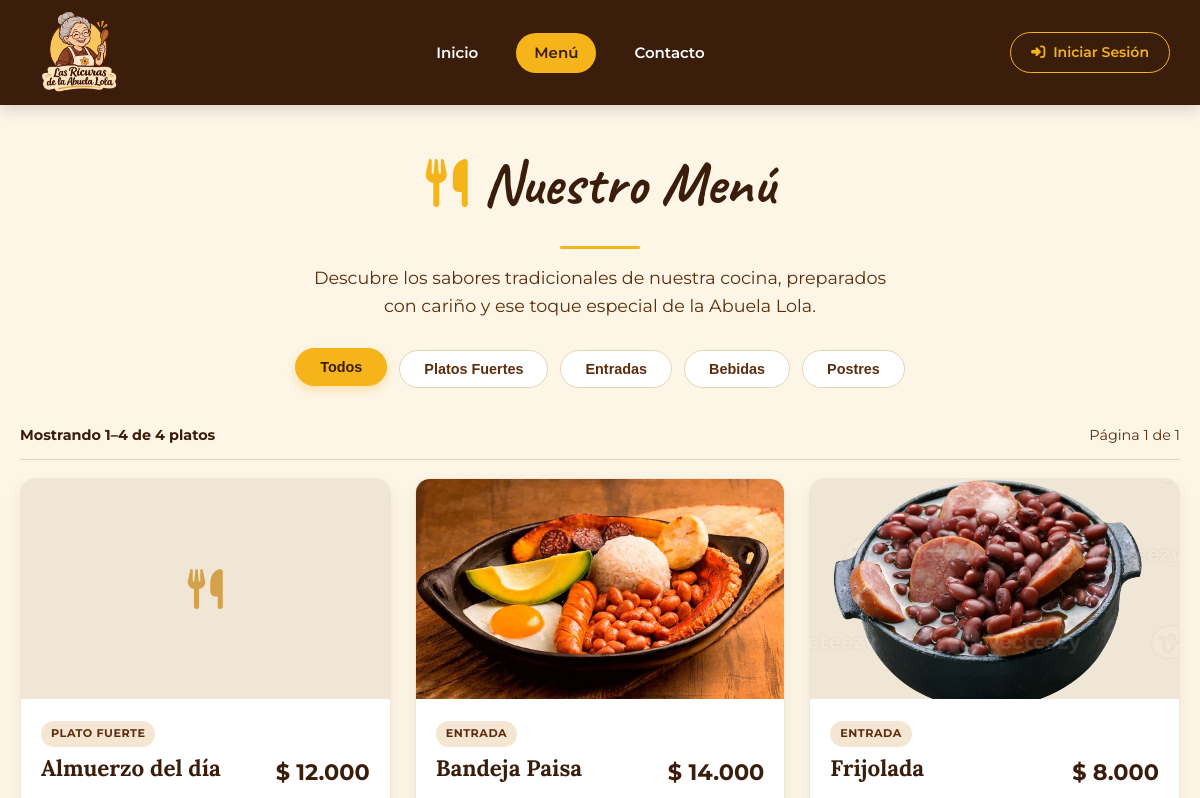
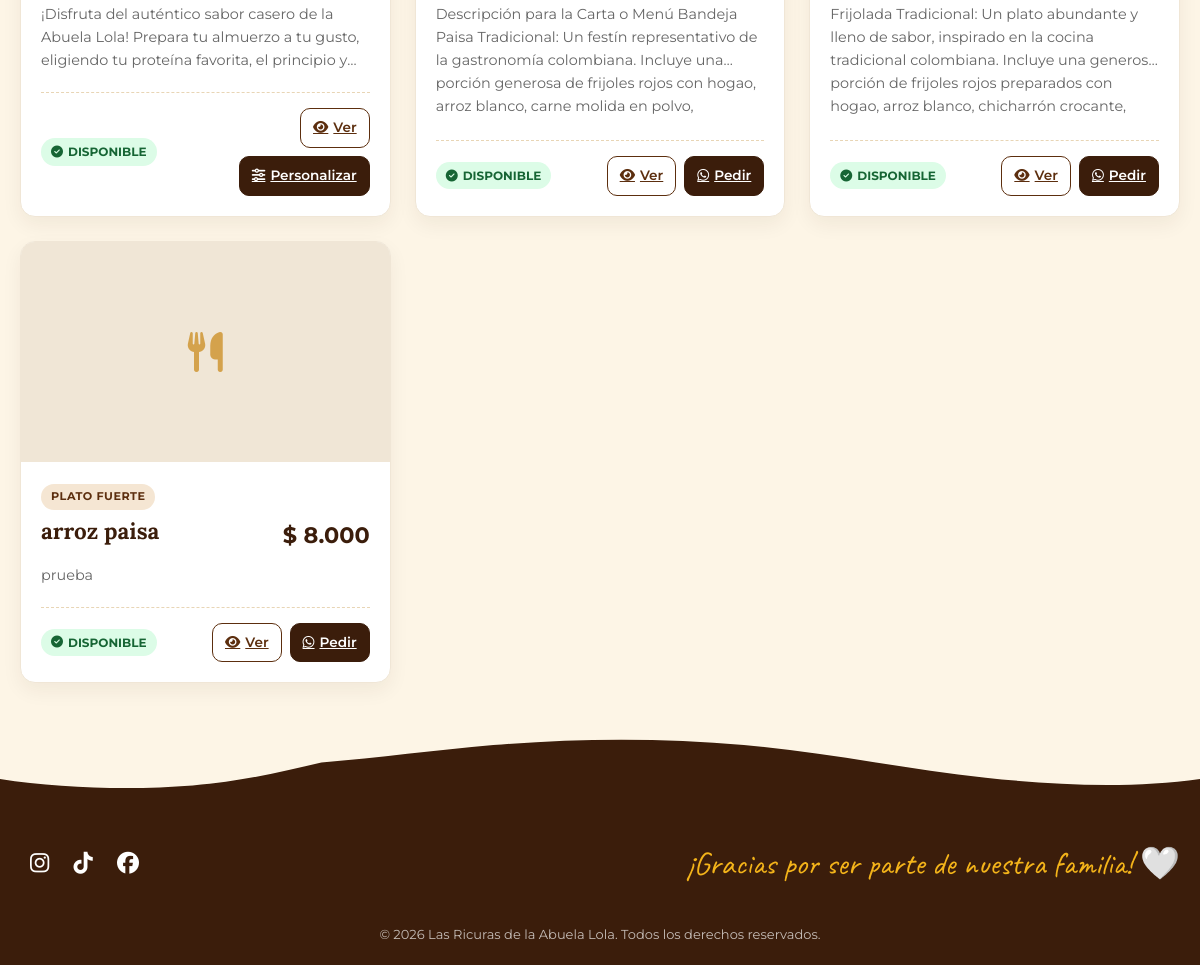
The app's page /menu/ with its own data (2 pictures, top to bottom).
### las_ricuras/models.py (models this page shows, shortened)
class Plato(models.Model):
    CATEGORIAS = [
        ('entrada', 'Entrada'),
        ('plato_fuerte', 'Plato fuerte'),
        ('postre', 'Postre'),
        ('bebida', 'Bebida'),
    ]
    personalizable = models.BooleanField(
        default=False,
        verbose_name="¿Permitir personalizar almuerzo?")
    nombre = models.CharField(max_length=100)
    descripcion = models.TextField()
    precio = models.DecimalField(
        max_digits=10,
        decimal_places=2
    )
    categoria = models.CharField(
        max_length=30,
        choices=CATEGORIAS,
        default='plato_fuerte'
    )
    imagen = models.ImageField(
        upload_to='platos/',
        blank=True,
        null=True
    )
    disponible = models.BooleanField(default=True)

### las_ricuras/views.py (the view)
# urls.py: path('menu/', views.menu, name='menu'),
def menu(request):
    platos = Plato.objects.all().order_by('-disponible', 'nombre')
    return render(request, 'menu.html', {'platos': platos})

### las_ricuras/templatetags/currency_filters.py (called while the page is built)
@register.filter
def cop(value):
    try:
        precio = Decimal(str(value))
        precio = int(precio)
        return f" {precio:,}".replace(",",".")
    except (ValueError, TypeError,InvalidOperation):
        return value

### las_ricuras/templates/menu.html (shortened to what this page needs)
{% extends 'base.html' %}
{% load currency_filters %}
{% load static %}
{% block contenido %}
<div class="menu-contenedor">
    <section class="titulo-menu">
        <h2>
            <i class="fa-solid fa-utensils"></i>
            Nuestro Menú
        </h2>
        <div class="linea"></div>
        <p>
            Descubre los sabores tradicionales de nuestra cocina,
            preparados con cariño y ese toque especial de la Abuela Lola.
        </p>
    </section>
    <div class="filtros-categoria">
        <button type="button"
                class="btn activo"
                aria-pressed="true"
                onclick="filtrarPlatos('todos', this)">
            Todos
        </button>
        <button type="button"
                class="btn"
                aria-pressed="false"
                onclick="filtrarPlatos('plato_fuerte', this)">
            Platos Fuertes
        </button>
        <button type="button"
                class="btn"
                aria-pressed="false"
                onclick="filtrarPlatos('entrada', this)">
            Entradas
        </button>
        <button type="button"
                class="btn"
                aria-pressed="false"
                onclick="filtrarPlatos('bebida', this)">
            Bebidas
        </button>
        <button type="button"
                class="btn"
                aria-pressed="false"
                onclick="filtrarPlatos('postre', this)">
            Postres
        </button>
    </div>
    {% if platos %}
        <div class="menu-resultados"
             id="menu-resultados"
             hidden>
            <strong id="cantidad-resultados" role="status"></strong>
            <span id="pagina-resultados"></span>
        </div>
        <div class="platos-grid" id="platos-grid">
            {% for plato in platos %}
                <article class="plato-card {% if not plato.disponible %}no-disponible-card{% endif %}"
                         data-categoria="{{ plato.categoria }}">
                    <div class="imagen-plato">
                        {% if plato.imagen %}
                            <img src="{{ plato.imagen.url }}"
                                 alt="{{ plato.nombre }}"
                                 loading="lazy">
                        {% else %}
                            <i class="fa-solid fa-utensils"
                               style="font-size: 40px; color: #d4a24c;">
                            </i>
                        {% endif %}
                    </div>
                    <div class="plato-info">
                        <div>
                            <span class="categoria-tag">
                                {{ plato.get_categoria_display }}
                            </span>
                            <div class="plato-header-lista">
                                <h3>{{ plato.nombre }}</h3>
                                <span class="precio">
                                    ${{ plato.precio|cop }}
                                </span>
                            </div>
                        </div>
                        <p class="descripcion">
                            {{ plato.descripcion|default:"Delicioso plato preparado con el sabor tradicional de nuestra casa." }}
                        </p>
                        <div class="plato-footer-lista">
                            {% if plato.disponible %}
                                <span class="disponible">
                                    <i class="fa-solid fa-circle-check"></i>
                                    Disponible
                                </span>
                            {% else %}
                                <span class="no-disponible">
                                    <i class="fa-solid fa-circle-xmark"></i>
                                    Agotado
                                </span>
                            {% endif %}
                            <div class="acciones-plato">
                                {% if plato.disponible %}
                                    <a href="{% url 'plato_detalle' plato.id %}"
                                       class="btn btn-ver">
                                        <i class="fa-solid fa-eye"></i>
                                        Ver
                                    </a>
                                    {% if plato.personalizable %}
                                        <a href="{% url 'personalizar_almuerzo' plato.id %}"
                                           class="btn btn-pedir">
                                            <i class="fa-solid fa-sliders"></i>
                                            Personalizar
                                        </a>
                                    {% else %}
                                        <a href="https://wa.me/573118299494?text=Hola,%20quiero%20pedir%20{{ plato.nombre|urlencode }}%20a%20domicilio"
                                           target="_blank"
                                           rel="noopener noreferrer"
                                           class="btn btn-pedir">
                                            <i class="fa-brands fa-whatsapp"></i>
                                            Pedir
                                        </a>
                                    {% endif %}
                                {% endif %}
                            </div>
                        </div>
                    </div>
                </article>
            {% endfor %}
        </div>
    {% endif %}
</div>
{% endblock %}

### las_ricuras/templates/base.html (style rules this page uses)
* { box-sizing: border-box; margin: 0; padding: 0; }
:root { --cafe-oscuro: #3b1d0b; --cafe-medio: #5c2e0e; --crema: #fdf5e6; --dorado: #f4b41a; --texto: #4a2c11; --blanco: #ffffff; }
body { font-family: 'Montserrat', sans-serif; background-color: var(--crema); color: var(--texto); line-height: 1.6; display: flex; flex-direction: column; min-height: 100vh; overflow-x: hidden; }

### las_ricuras/templates/menu.html (style rules this page uses)
.menu-contenedor { max-width: 1200px; width: 100%; box-sizing: border-box; margin: 30px auto; padding: 0 20px 35px; }
.titulo-menu { text-align: center; margin-bottom: 30px; }
.titulo-menu h2 { font-family: 'Caveat', cursive; font-size: clamp(3rem, 5vw, 4.5rem); color: var(--cafe-oscuro); display: inline-flex; align-items: center; gap: 15px; }
.titulo-menu h2 i { color: var(--dorado); font-size: 0.8em; }
.titulo-menu p { color: var(--cafe-medio); max-width: 600px; margin: 10px auto; font-size: 1.1rem; }
.linea { width: 80px; height: 3px; background: var(--dorado); margin: 15px auto; border-radius: 3px; }
.filtros-categoria { display: flex; justify-content: center; gap: 12px; flex-wrap: wrap; margin-bottom: 24px; }
.filtros-categoria .btn { padding: 10px 24px; font-size: 0.9rem; border-radius: 30px; border: 1.5px solid #e8d5b5; background: var(--blanco); color: var(--cafe-medio); font-weight: 600; cursor: pointer; transition: all 0.3s ease; margin: 0; }
.filtros-categoria .btn.activo { background: var(--dorado); border-color: var(--dorado); color: var(--cafe-oscuro) !important; box-shadow: 0 4px 10px rgba(244, 180, 26, 0.3); transform: translateY(-2px); }
.menu-resultados { display: flex; align-items: center; justify-content: space-between; flex-wrap: wrap; gap: 10px; padding: 12px 0; margin-bottom: 18px; border-bottom: 1px solid #e8d5b5; color: var(--cafe-medio); font-size: 0.9rem; }
.menu-resultados strong { color: var(--cafe-oscuro); }
.platos-grid { display: grid; grid-template-columns: repeat(3, minmax(0, 1fr)); gap: 24px; padding-bottom: 0; }
.plato-card { background: var(--blanco); border-radius: 15px; overflow: hidden; box-shadow: 0 8px 20px rgba(59, 29, 11, 0.06); border: 1px solid #f0e6d6; display: flex; flex-direction: column; transition: transform 0.3s, box-shadow 0.3s; }
.imagen-plato { position: relative; width: 100%; height: 220px; background: #f0e6d6; display: flex; justify-content: center; align-items: center; overflow: hidden; }
.imagen-plato img { width: 100%; height: 100%; object-fit: cover; transition: transform 0.5s; }
.plato-info { padding: 20px; display: flex; flex-direction: column; flex: 1; }
.plato-header-lista { display: flex; justify-content: space-between; align-items: flex-start; flex-wrap: wrap; margin-bottom: 10px; gap: 10px; }
.plato-info h3 { color: var(--cafe-oscuro); font-family: 'Lora', serif; font-size: 1.4rem; margin: 0; line-height: 1.2; }
.categoria-tag { font-size: 0.7rem; color: var(--cafe-medio); background: #f5e6d3; padding: 4px 10px; border-radius: 20px; text-transform: uppercase; font-weight: 700; display: inline-block; margin-bottom: 8px; letter-spacing: 0.5px; }
.precio { color: var(--cafe-oscuro); font-size: 1.4rem; font-weight: 700; white-space: nowrap; font-family: 'Montserrat', sans-serif; }
.descripcion { color: #666; font-size: 0.9rem; margin-bottom: 20px; display: -webkit-box; -webkit-line-clamp: 3; -webkit-box-orient: vertical; overflow: hidden; flex: 1; }
.plato-footer-lista { display: flex; justify-content: space-between; align-items: center; flex-wrap: wrap; margin-top: auto; padding-top: 15px; border-top: 1px dashed #e8d5b5; gap: 10px; }
.disponible, .no-disponible { font-size: 0.75rem; font-weight: 700; padding: 4px 10px; border-radius: 20px; display: inline-flex; align-items: center; gap: 5px; text-transform: uppercase; }
.disponible { color: #166534; background: #dcfce7; }
.acciones-plato { display: flex; gap: 8px; flex: 1; justify-content: flex-end; flex-wrap: wrap; }
.acciones-plato .btn { padding: 8px 12px; font-size: 0.85rem; margin: 0; border-radius: 10px; display: inline-flex; align-items: center; gap: 5px; font-weight: 600; }
.btn-ver { background: transparent; border: 1.5px solid var(--cafe-medio); color: var(--cafe-medio); }
.btn-pedir { background: var(--cafe-oscuro); color: white !important; border: 1.5px solid var(--cafe-oscuro); }

### records on screen
Plato: categoria "PLATO FUERTE", nombre "Almuerzo del día", precio|cop "12.000", descripcion "¡Disfruta del auténtico sabor casero de la Abuela Lola! Prepara tu almuerzo a tu gusto, eligiendo tu proteína favorita, el principio…", disponible True (drawn)
Plato: imagen (picture), categoria "ENTRADA", nombre "Bandeja Paisa", precio|cop "14.000", descripcion "Descripción para la Carta o Menú Bandeja Paisa Tradicional: Un festín representativo de la gastronomía colombiana. Incluye una porción generosa de frijoles rojos con hogao, arroz blanco, carne molida en…", disponible True (drawn)
Plato: imagen (picture), categoria "ENTRADA", nombre "Frijolada", precio|cop "8.000", descripcion "Frijolada Tradicional: Un plato abundante y lleno de sabor, inspirado en la cocina tradicional colombiana. Incluye una generosa porción de frijoles rojos preparados con hogao, arroz blanco, chicharrón…", disponible True (drawn)
Plato: categoria "PLATO FUERTE", nombre "arroz paisa", precio|cop "8.000", descripcion "prueba", disponible True (drawn)
